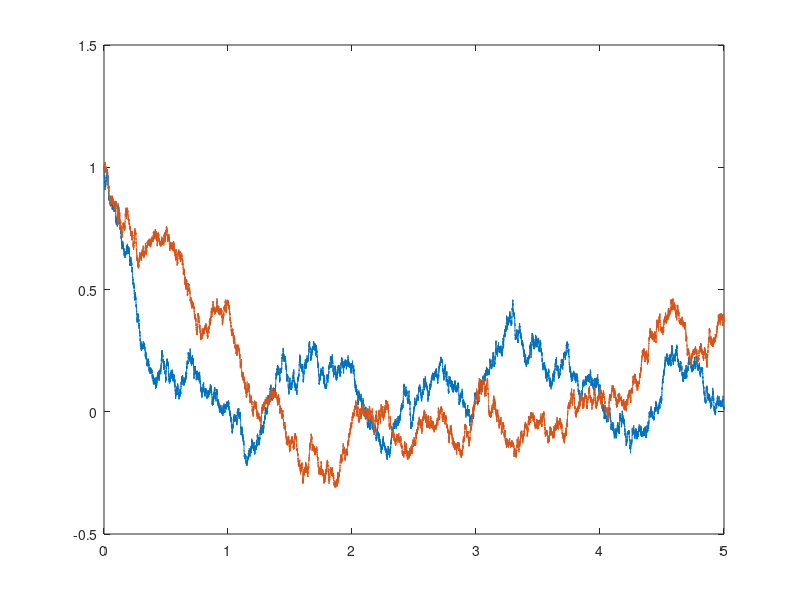

MATLAB code to generate this figure: (Note: this script raises an error after producing the figure.)
% author:              Jantine Broek
% collaborator:     Yashar Ahmadian
% goal:                 recreate E-I 2D model of Hennequin add noise and so simulate data of Kohn&Cohen. 
%                          We focused on analysing how the intrinsic dynamics of the network shaped external noise
%                          to give rise to stimulus dependent patterns of response variability.
% model:              stabilized supralinear network model with OU process
%                          (noise added per dt)

%% OUP for noise
% with Wiener increments and ``scaled-time transformed'' Wiener process
% This is a Forcing term for the dynamical model
th = 1;
mu = 0;                                 % mu to 0 as it needs to decay to 0
sig = 0.3;
dt = 1e-4;
t = 0:dt:5;                             % Time vector
x0 = 1;                                 % Set initial condition (not 0, otherwise you don't see it decaying to 0)
rng(1);                                  % Set random seed

% create two processes: one for E population and one for I population
W = zeros(2,length(t));        % Allocate integrated W vector

for ii = 1:length(t)-1
    W(:,ii+1) = W(:,ii)+sqrt(exp(2*th*t(:,ii+1))-exp(2*th*t(:,ii)))*randn(2,1);
end

ex = exp(-th*t);
x = x0*ex+mu*(1-ex)+sig*ex.*W/sqrt(2*th);

%figure;
plot(t,x);

%% Euler method forward method + noise W

% Vm for neuron E and I
u_0 = [-80; 60]; %-80 for E, 60 for I

% Euler loop
u = zeros(2,length(W));
u(:,1) = u_0;
for ii = 1: length(W)-1
    
      % Take the Euler step + x(i) which is the noise
      u(:,ii+1) = dt*ssn_ode(t, u(:,ii)) + (x(:,ii) * 0);
      
end

figure;
plot(t, u)


%% Sanity check
% look how this works for variaous tau > when tau is really small and big

